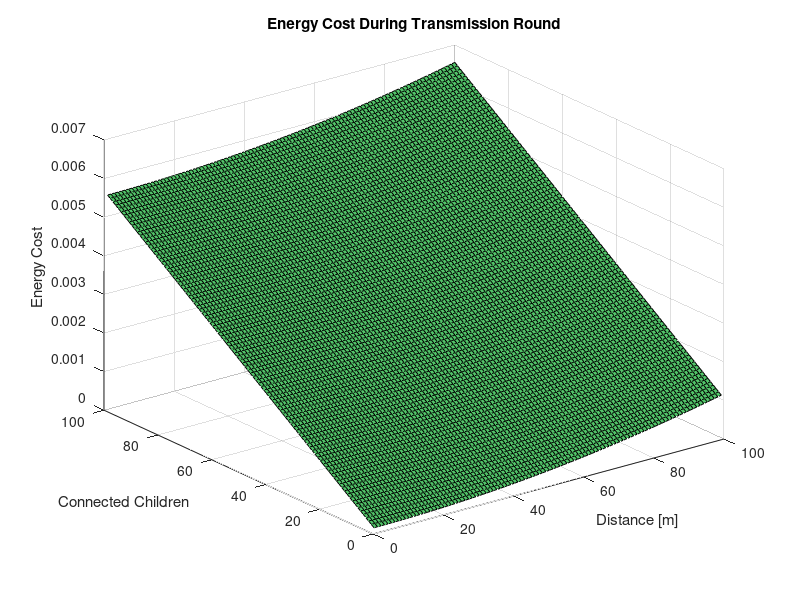
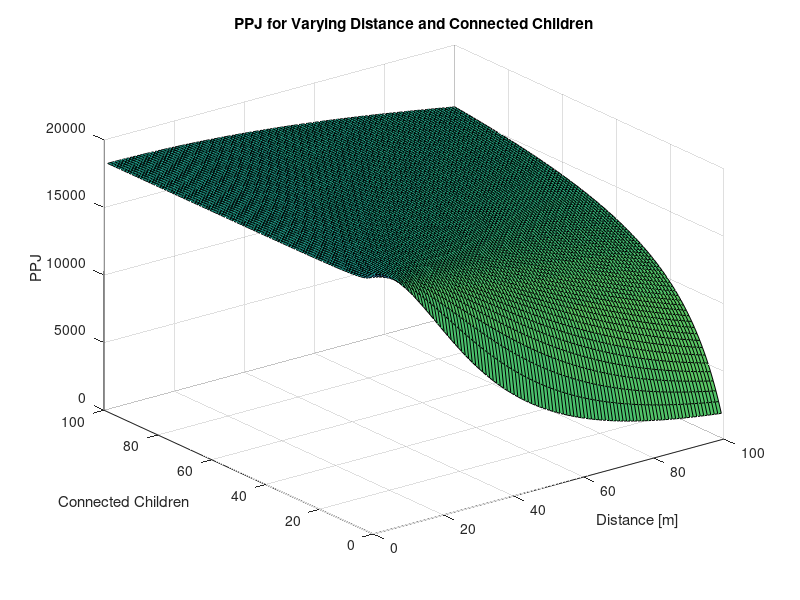
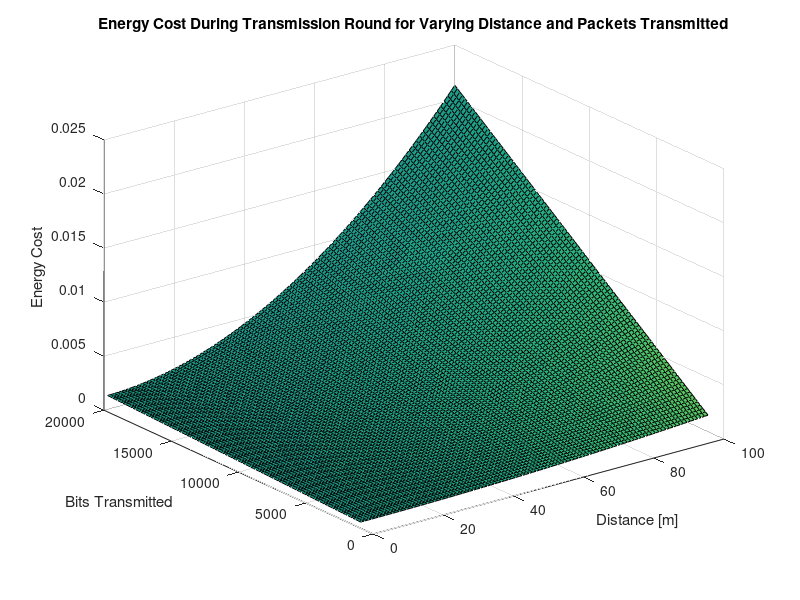
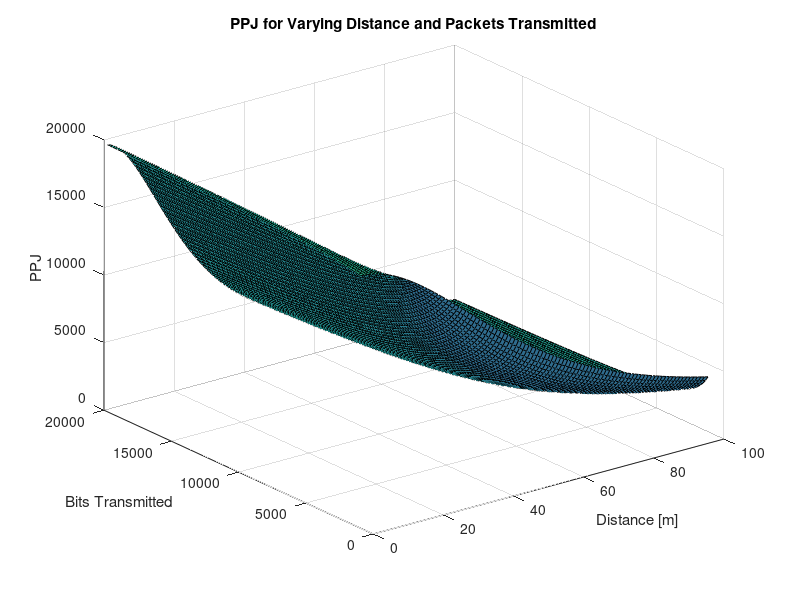

These charts were generated, in order, by the following MATLAB code:
clc, clear all, close all

Eelec = 50*10^(-9);   	% Energy required to run circuity (both for transmitter and receiver), units in Joules/bit
Eamp = 100*10^(-12);  	% Transmit Amplifier Types, units in Joules/bit/m^2 (amount of energy spent by the amplifier to transmit the bits)
EDA = 5*10^(-9);      	% Data Aggregation Energy, units in Joules/bit
k = 1000;

maxDist = 100;
d = [1:maxDist];


conChildr = [1:maxDist];
nrj = zeros(maxDist);
nrj_dtr = zeros(maxDist);

b = 1000;

for i = 1:maxDist
    ERx = conChildr(i)*((Eelec + EDA)*k);
    for j = 1:maxDist
        ETx = Eelec * b + Eamp * b * d(j)^2;
        nrj(i, j) = ERx + ETx;
    end
end

conCh = 5;
dtr = 1190:190:20000;
ERx = conCh*((Eelec + EDA)*k);
for it = 1:maxDist
    for j = 1:maxDist
        ETx = dtr(j)*(Eelec + Eamp * d(it)^2);
        nrj_dtr(it, j) = ERx + ETx;
    end
end

ppJ = (b.*ones(maxDist) + k.*ones(maxDist).*conChildr')./(k.*(nrj));

ppJ_dtr = (dtr'.*ones(maxDist) + k.*ones(maxDist).*conCh)./(k.*(nrj_dtr)');

figure(1)
surfl(d, conChildr, nrj)
title('Energy Cost During Transmission Round')
xlabel('Distance [m]')
ylabel('Connected Children')
zlabel('Energy Cost')

figure(2)
surfl(d, conChildr,ppJ)
title('PPJ for Varying Distance and Connected Children')
xlabel('Distance [m]')
ylabel('Connected Children')
zlabel('PPJ')

figure(3)
surfl(d, dtr,nrj_dtr')
title('Energy Cost During Transmission Round for Varying Distance and Packets Transmitted')
xlabel('Distance [m]')
ylabel('Bits Transmitted')
zlabel('Energy Cost')

figure(4)
surfl(d, dtr,ppJ_dtr)
title('PPJ for Varying Distance and Packets Transmitted')
xlabel('Distance [m]')
ylabel('Bits Transmitted')
zlabel('PPJ')